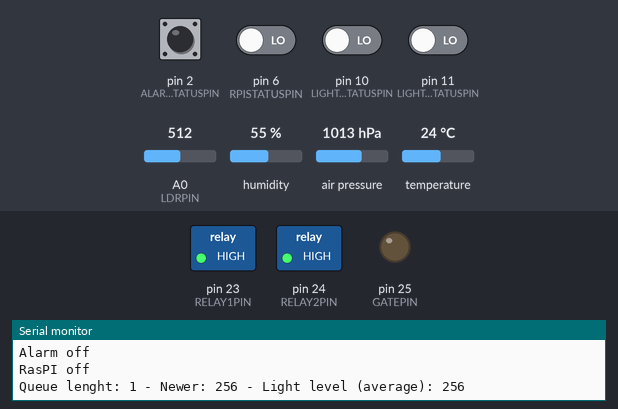
A sketch run on a simulated Arduino Mega 2560, built with avr-gcc and run on an emulated ATmega2560. Parts: switched loads named in the sketch (green lamp = pin HIGH), output pins drawn as LEDs (lit = HIGH), the last lines printed to the serial monitor. The test bench sets the inputs (shaded band); at power-on: pin 2 (ALARMSTATUSPIN) HIGH, pin 6 (RPISTATUSPIN), pin 10 (LIGHT2STATUSPIN), pin 11 (LIGHT1STATUSPIN) LOW, A0 (LDRPIN) = 512, humidity 55 %, air pressure 1013 hPa, temperature 24 °C.

Above: at 1.2 s.
1.3 s: pin 10 (LIGHT2STATUSPIN) driven HIGH
At 2.6 s:
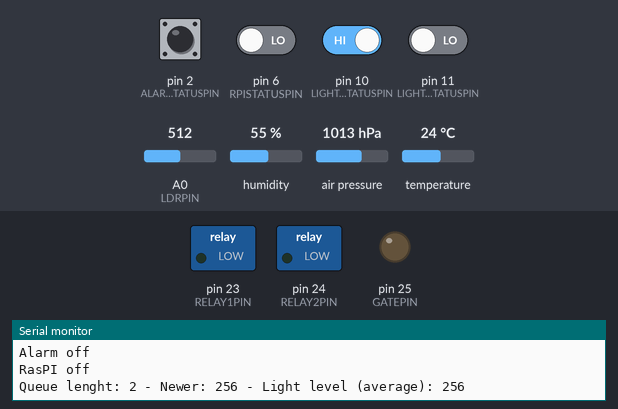
9.6 s: pin 10 (LIGHT2STATUSPIN) driven LOW
At 11.1 s:
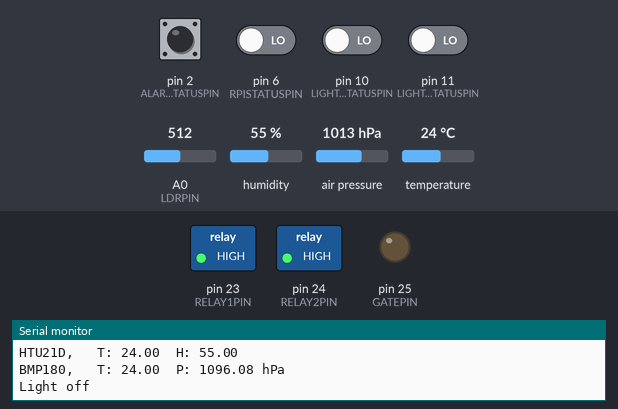
11.5 s: pin 11 (LIGHT1STATUSPIN) driven HIGH
At 12.7 s:
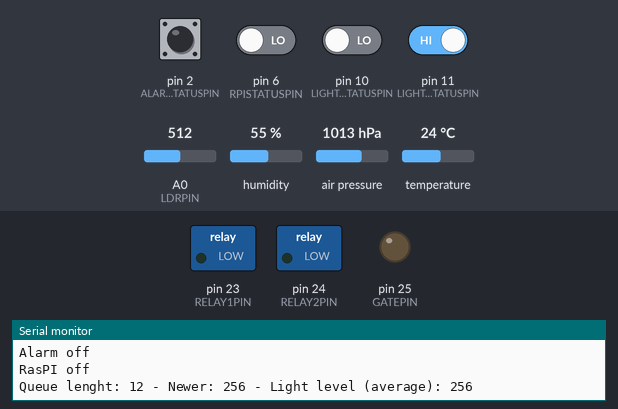
Timing chart, 0 to 14.5 s (numbered marks = the images above; inputs shaded):
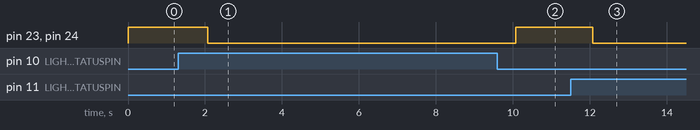

Measured:
- after the input at 1.3 s, pin 23 (RELAY1PIN), pin 24 (RELAY2PIN): HIGH → LOW after 0.77 s
- after the input at 9.6 s, pin 23 (RELAY1PIN), pin 24 (RELAY2PIN): LOW → HIGH after 0.47 s
- after the input at 11.5 s, pin 23 (RELAY1PIN), pin 24 (RELAY2PIN): HIGH → LOW after 0.58 s

The sketch:

light_control_arduino.ino
```cpp
/*
https://github.com/jcw/ethercard
VCC -   3.3V
GND -    GND
SCK - Pin 52
SO  - Pin 50
SI  - Pin 51
CS  - Pin 53 # Selectable with the ether.begin() function
The default CS pin defaults to 8, so you have to set it on a mega:
ether.begin(sizeof Ethernet::buffer, mymac, 53)

Hardware Connections (I2C - Arduino Mega):
 -VCC = 3.3V
 -GND = GND
 -SDA = 20
 -SCL = 21
*/

#include <dht.h>
#include <EtherCard.h>
#include <QueueArray.h>
#include <Wire.h>
#include "SparkFunHTU21D.h"
#include <SFE_BMP180.h>

static byte myip[] = { 192,168,1,100 };                  // ethernet interface static ip address
static byte gwip[] = { 192,168,1,1 };                    // gateway static ip address
static byte mymac[] = { 0x74,0x69,0x69,0x2D,0x30,0x31 }; // ethernet mac address - must be unique on your network

byte Ethernet::buffer[500];                              // tcp/ip send and receive buffer
BufferFiller bfill;
const boolean STATICIPADDRESS = false;              // set to true to disable DHCP (adjust myip/gwip values above)

// Create temperature and humidity sensor instance of the object
HTU21D tempHumSendor;
// Create pressure sensor instance of the oject
SFE_BMP180 pressureSensor;

#define ALTITUDE 660.0 // Altitude of Itapira/SP/BRZ. in meters

const byte LIGHT1STATUSPIN = 11;                    // set light 1 status pin
const byte LIGHT2STATUSPIN = 10;                    // set light 2 status pin
const byte GATESTATUSPIN = 7;                       // set gate status pin
const byte RPISTATUSPIN = 6;                        // set RasPi status pin
const byte ALARMSTATUSPIN = 2;                      // set alarm status pin

const byte RELAY1PIN = 23;                          // set light relay 1 pin
const byte RELAY2PIN = 24;                          // set light relay 2 pin

const byte GATEPIN = 25;                            // set gate opening pin

const byte LDRPIN = A0;                             // set LDR sensor pin
const int numReadings = 100;                        // amount of readings to get light level average
int averageLightLevel = 0;                          // store light level average value
QueueArray <int> readings;                          // the readings from the analog input
unsigned int totalLightLevel = 0;                   // the running total

unsigned long currTime = 0;                         // store current time in milliseconds since board is up
unsigned long prevTime = 0;                         // store last time lapse reading
float temperature = 0;                              // global temperature var
float temp1, temp2;                                 // temporary temperature var
float humidity = 0;                                 // global humidity var
float pressure = 0;                                 // global pressure var

boolean light = false;                              // set initial light status
boolean alarm = false;                              // set initial alarm status
boolean raspi = false;                              // set initial raspi status

const boolean DEBUG = true;                        // enable or disable debug messages

void setup() {
  Serial.begin(9600);                                         // set serial communication speed
  if (DEBUG) Serial.println("Starting system setup...");

  if (ether.begin(sizeof Ethernet::buffer, mymac, 53) == 0){
    if (DEBUG) Serial.println( "Failed to access Ethernet controller");
  }
  // if STATIC
  if (STATICIPADDRESS){
    ether.staticSetup(myip, gwip);
  }else{
    if (!ether.dhcpSetup())
      if (DEBUG) Serial.println("DHCP failed");
  }
  if (DEBUG) ether.printIp("IP:  ", ether.myip);
  if (DEBUG) ether.printIp("GW:  ", ether.gwip);
  if (DEBUG) ether.printIp("DNS: ", ether.dnsip);

  pinMode(LIGHT1STATUSPIN, INPUT);
  pinMode(LIGHT2STATUSPIN, INPUT);
  pinMode(GATESTATUSPIN, INPUT);
  pinMode(RPISTATUSPIN, INPUT);
  pinMode(ALARMSTATUSPIN, INPUT);

  pinMode(RELAY1PIN, OUTPUT);
  pinMode(RELAY2PIN, OUTPUT);
  pinMode(GATEPIN, OUTPUT);
  digitalWrite(RELAY1PIN, HIGH);
  digitalWrite(RELAY2PIN, HIGH);
  digitalWrite(GATEPIN,LOW);

  tempHumSendor.begin();                                      // initialize temp and humidit values
  pressureSensor.begin();                                     // initialize pressure values
  readLightStatusPin();                                       // check light status
  readAlarmStatus();                                          // initialize alarm status
  readRaspiStatus();                                          // initialize raspi status
  readLightLevel();                                           // initialize light level value
}

void loop() {
  currTime = millis();                                        // read current time in milliseconds since system is UP
  if (currTime < prevTime) currTime = prevTime;               // check for currTime overflow (after aprox. 50 days);
  if ((currTime - prevTime) >= 1000){                         // check if passed 1 sec since last data update
    readHTU21D();                                             // read weather data from sensor

    readBMP180();                                             // read pressure data from sensor
    readLightStatusPin();                                     // update light status
    temperature = (temp1 + temp2) / 2;                        // get temperature average from two sensors

    readAlarmStatus();                                        // update alarm status
    readRaspiStatus();                                        // update raspi status
    readLightLevel();                                         // update light level value
    prevTime = currTime;                                      // update last update time
  }

  // wait for an incoming TCP packet, but ignore its contents
  if (ether.packetLoop(ether.packetReceive())) {
    //ether.httpServerReply(testPage());
    ether.httpServerReply(homePage());
  }
}

void readLightStatusPin(){                                    // check light status pin
  if ((digitalRead(LIGHT1STATUSPIN) == HIGH) ||
      (digitalRead(LIGHT2STATUSPIN) == HIGH)){                // if light status pin is HIGH
    if (DEBUG) Serial.println("Light on");
    setLightOn();                                             // turn light on
    light = true;
  }else{
    if (DEBUG) Serial.println("Light off");
    setLightOff();                                            // turn light off
    light = false;
  }
}

void readLightLevel(){                                        // read light level from LDR and store average
  int newValue = analogRead(LDRPIN) / 2;                      // read from the sensor
  int oldValue = 0;                                           // dequeue oldest value

  if (DEBUG) Serial.print("Queue lenght: ");
  if (DEBUG) Serial.print(readings.count());
  if (DEBUG) Serial.print(" - Newer: ");
  if (DEBUG) Serial.print(newValue);

  if (readings.count() < numReadings){                        // check if queue did not reach max lenght
    readings.enqueue(newValue);                               // add sensor value into queue
    totalLightLevel = totalLightLevel + newValue;             // add the reading to the total
  }else{                                                      // if queue at max lenght
    oldValue = readings.dequeue();                            // remove oldest value from queue
    if (DEBUG) Serial.print(" - Oldest: ");
    if (DEBUG) Serial.print(oldValue);
    totalLightLevel = totalLightLevel - oldValue;             // subtract the last reading
    readings.enqueue(newValue);                               // add sensor value into queue
    totalLightLevel = totalLightLevel + newValue;             // add the reading to the total
  }
  averageLightLevel = totalLightLevel / readings.count();     // calculate the average
  if (DEBUG) Serial.print(" - Light level (average): ");
  if (DEBUG) Serial.println(averageLightLevel);
}

void setLightOff(){                                           // turn light off
  digitalWrite(RELAY1PIN, HIGH);
  digitalWrite(RELAY2PIN, HIGH);
}

void setLightOn(){                                            // turn light on
  digitalWrite(RELAY1PIN, LOW);
  digitalWrite(RELAY2PIN, LOW);
}

void readAlarmStatus(){                                       // check if home alarm is on or off
  if (digitalRead(ALARMSTATUSPIN) == LOW){
    if (DEBUG) Serial.println("Alarm on");
    alarm = true;                                             // in case ALARMPIN is LOW alarm is on
  }else{
    if (DEBUG) Serial.println("Alarm off");
    alarm = false;                                            // in case ALARMPIN is HIGH alarm is off
  }
}

void readRaspiStatus(){
  if (digitalRead(RPISTATUSPIN) == HIGH){
    if (DEBUG) Serial.println("RasPi on");
    raspi = true;                                             // in case ALARMPIN is LOW alarm is on
  }else{
    if (DEBUG) Serial.println("RasPI off");
    raspi = false;                                            // in case ALARMPIN is HIGH alarm is off
  }
}

void gateOpener(int value){                                   // gate opener
  digitalWrite(GATEPIN, value);
}

void readHTU21D()                                              // read weather data from sensors
{
  if (DEBUG) Serial.print("HTU21D, \t");
  humidity = tempHumSendor.readHumidity();
  temp1 = tempHumSendor.readTemperature();
  if (DEBUG) Serial.print("T: ");
  if (DEBUG) Serial.print(temperature);
  if (DEBUG) Serial.print("\tH: ");
  if (DEBUG) Serial.println(humidity);
}

float readBMP180()
{
  char status;
  double T,P;

  // Start a temperature measurement:
  // If request is successful, the number of ms to wait is returned.
  // If request is unsuccessful, 0 is returned.
  status = pressureSensor.startTemperature();
  if (status != 0)
  {
    bmp180Delay(status);
    status = pressureSensor.getTemperature(T);
    if (status != 0)
    {
      if (DEBUG) Serial.print("BMP180, \tT: ");
      if (DEBUG) Serial.print(T,2);
      temp2 = (float) T;

      // Start a pressure measurement:
      // The parameter is the oversampling setting, from 0 to 3 (highest res, longest wait).
      // If request is successful, the number of ms to wait is returned.
      // If request is unsuccessful, 0 is returned.
      status = pressureSensor.startPressure(3);
      if (status != 0)
      {
        // Wait for the measurement to complete:
        bmp180Delay(status);
        status = pressureSensor.getPressure(P,T);
        if (status != 0)
        {
          pressure = (float) pressureSensor.sealevel(P,ALTITUDE);
          if (DEBUG) Serial.print("\tP: ");
          if (DEBUG) Serial.print(pressure,2);
          if (DEBUG) Serial.println(" hPa");
        }
        else if (DEBUG) Serial.println("error retrieving pressure measurement\n");
      }
      else if (DEBUG) Serial.println("error starting pressure measurement\n");
    }
    else if (DEBUG) Serial.println("error retrieving temperature measurement\n");
  }
  else if (DEBUG) Serial.println("error starting temperature measurement\n");
}

void bmp180Delay(unsigned long ms)
{
  unsigned long targetMs = millis() + ms;
  while (millis() < targetMs){
    //Do nothing
  }
}

static word homePage() {
  int temp1 = 1;
  if (alarm) temp1 = 0;

  int temp2 = 1;
  if (light) temp2 = 0;

  int t1 = temperature;
  int t2 = (temperature - t1) * 10;
  int h1 = humidity;
  int h2 = (humidity - h1) * 10;
  int p1 = pressure;
  int p2 = (pressure - p1) * 10;

  if (DEBUG) Serial.print("Data to be sent: ");
  if (DEBUG) Serial.print(t1);
  if (DEBUG) Serial.print(".");
  if (DEBUG) Serial.print(t2);
  if (DEBUG) Serial.print(" ");
  if (DEBUG) Serial.print(h1);
  if (DEBUG) Serial.print(".");
  if (DEBUG) Serial.print(h2);
  if (DEBUG) Serial.print(" ");
  if (DEBUG) Serial.print(p1);
  if (DEBUG) Serial.print(".");
  if (DEBUG) Serial.print(p2);
  if (DEBUG) Serial.print(" ");
  if (DEBUG) Serial.print(temp1);
  if (DEBUG) Serial.print(" ");
  if (DEBUG) Serial.print(temp2);
  if (DEBUG) Serial.println("");

  bfill = ether.tcpOffset();
  bfill.emit_p(PSTR("$D.$D $D.$D $D.$D $D $D $D"),
    t1, t2, h1, h2, p1, p2, averageLightLevel, temp1, temp2);
  return bfill.position();
}

static word testPage() {
 long t = millis() / 1000;
 word h = t / 3600;
 byte m = (t / 60) % 60;
 byte s = t % 60;
 bfill = ether.tcpOffset();
 bfill.emit_p(PSTR(
   "HTTP/1.0 200 OK\r\n"
   "Content-Type: text/html\r\n"
   "Pragma: no-cache\r\n"
   "\r\n"
   "<meta http-equiv='refresh' content='1'/>"
   "<title>RBBB server</title>"
   "<h1>$D$D:$D$D:$D$D</h1>"),
     h/10, h%10, m/10, m%10, s/10, s%10);
 return bfill.position();
}
```
